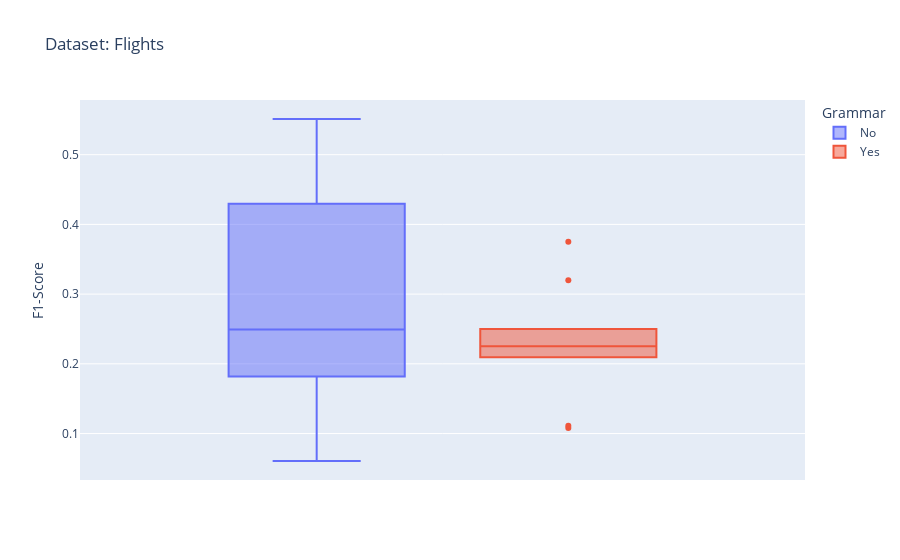
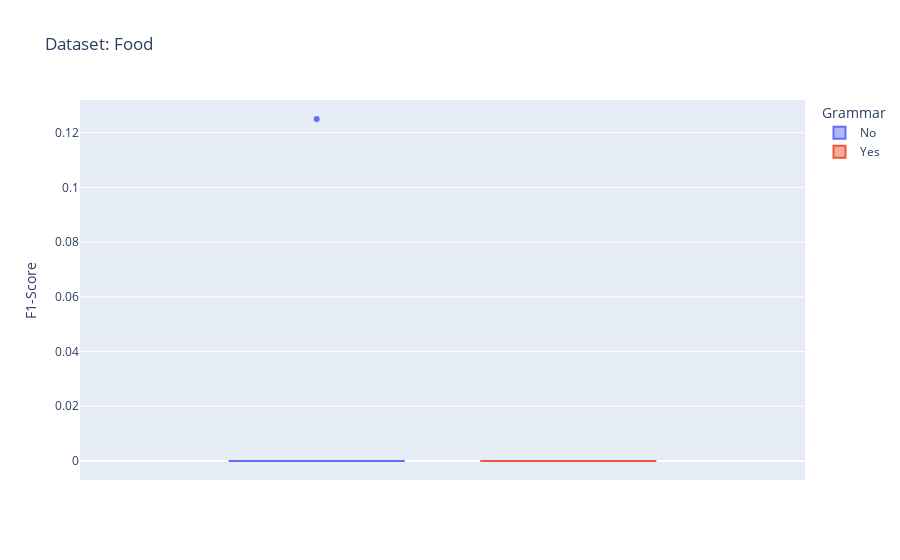

Notebook source saved alongside these figures, in order:
### Code cell
dt_flights = total.loc[total["Dataset"]=="Flights"]
dt_food = total.loc[total["Dataset"]=="Food"]


fig = px.box(dt_flights, y = "F1-Score", color = "Grammar", title="Dataset: Flights")
fig.show()
fig = px.box(dt_food, y = "F1-Score", color = "Grammar",title="Dataset: Food")
fig.show()

### Figure 1 — Plotly figure (JSON) as saved in the notebook; plotly's stock layout.template omitted (floating-point values rounded to 4 significant figures)
{"data": [{"alignmentgroup": "True", "hovertemplate": "Grammar=No<br>F1-Score=%{y}<extra></extra>", "legendgroup": "No", "marker": {"color": "#636efa"}, "name": "No", "notched": false, "offsetgroup": "No", "orientation": "v", "showlegend": true, "type": "box", "x0": " ", "xaxis": "x", "y": [0.1639, 0.5512, 0.2, 0.4779, 0.1818, 0.2941, 0.2041, 0.4298, 0.06061, 0.4], "y0": " ", "yaxis": "y"}, {"alignmentgroup": "True", "hovertemplate": "Grammar=Yes<br>F1-Score=%{y}<extra></extra>", "legendgroup": "Yes", "marker": {"color": "#EF553B"}, "name": "Yes", "notched": false, "offsetgroup": "Yes", "orientation": "v", "showlegend": true, "type": "box", "x0": " ", "xaxis": "x", "y": [0.25, 0.375, 0.2133, 0.25, 0.1111, 0.2093, 0.2192, 0.32, 0.1081, 0.2316], "y0": " ", "yaxis": "y"}], "layout": {"boxmode": "group", "legend": {"title": {"text": "Grammar"}, "tracegroupgap": 0}, "title": {"text": "Dataset: Flights"}, "xaxis": {"anchor": "y", "domain": [0, 1]}, "yaxis": {"anchor": "x", "domain": [0, 1], "title": {"text": "F1-Score"}}}}

### Figure 2 — Plotly figure (JSON) as saved in the notebook; plotly's stock layout.template omitted (floating-point values rounded to 4 significant figures)
{"data": [{"alignmentgroup": "True", "hovertemplate": "Grammar=No<br>F1-Score=%{y}<extra></extra>", "legendgroup": "No", "marker": {"color": "#636efa"}, "name": "No", "notched": false, "offsetgroup": "No", "orientation": "v", "showlegend": true, "type": "box", "x0": " ", "xaxis": "x", "y": [0, 0, 0, 0.125, 0, 0, 0, 0, 0, 0], "y0": " ", "yaxis": "y"}, {"alignmentgroup": "True", "hovertemplate": "Grammar=Yes<br>F1-Score=%{y}<extra></extra>", "legendgroup": "Yes", "marker": {"color": "#EF553B"}, "name": "Yes", "notched": false, "offsetgroup": "Yes", "orientation": "v", "showlegend": true, "type": "box", "x0": " ", "xaxis": "x", "y": [0, 0, 0, 0, 0, 0, 0, 0, 0, 0], "y0": " ", "yaxis": "y"}], "layout": {"boxmode": "group", "legend": {"title": {"text": "Grammar"}, "tracegroupgap": 0}, "title": {"text": "Dataset: Food"}, "xaxis": {"anchor": "y", "domain": [0, 1]}, "yaxis": {"anchor": "x", "domain": [0, 1], "title": {"text": "F1-Score"}}}}
